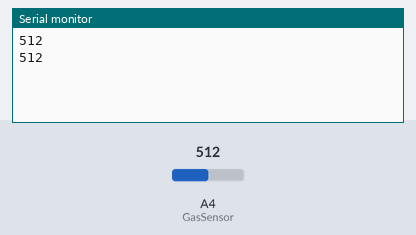
Recording of a sketch running on a simulated Arduino Uno, built with avr-gcc and run on an emulated ATmega328P. Parts: the last lines printed to the serial monitor. The inputs (shaded band) are chosen by the test bench; at power-on: A4 (GasSensor) = 512.

Above: at 1.8 s.
1.9 s: A4 (GasSensor) set to 716
At 2.8 s:
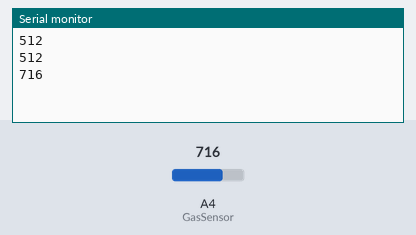
3.4 s: A4 (GasSensor) set to 900
At 4.6 s:
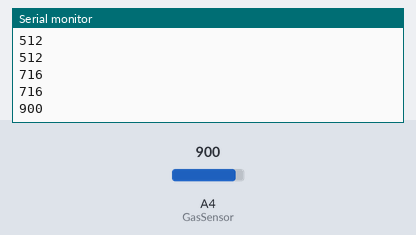
Timing chart, 0 to 6.4 s (numbered marks = the images above; inputs shaded):
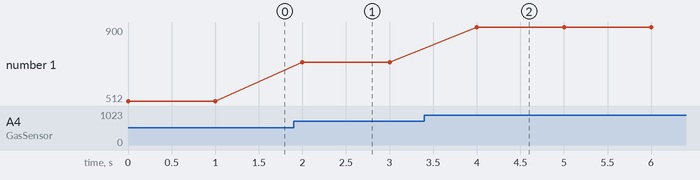

The sketch:

Gas_Sensor_Testing.ino
```cpp
#define GasSensor A4
void setup() {
  // put your setup code here, to run once:
  pinMode(GasSensor,INPUT);
  Serial.begin(9600);
}

void loop() {
  // put your main code here, to run repeatedly:
  int GasValue = analogRead(GasSensor);
  Serial.println(GasValue);
  delay(1000);//1 sec delay
}
```

Measured:
- after the input at 1.9 s, the serial monitor: prints a new line after 0.10 s (image 1)
- after the input at 3.4 s, the serial monitor: prints a new line after 0.60 s (image 2)
- plotted number 1: 512 → 716 after the input at 1.9 s, 716 → 900 after the input at 3.4 s
